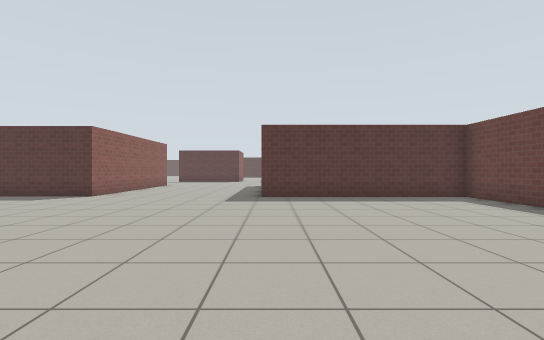
view 1 (above)

21 first-person views from a walk through a Gazebo world. The camera is 0.94 m above the floor, looks level and sees 85° across. The floor is counted in squares, 1 m on a side. Each view is taken from the middle of a square. On the plan, view 1 faces up. The plan holds only what a view shows up to about 11 squares ahead; the rest is blank. The place goes on beyond the plan. Gazebo's built-in surfaces are drawn with simple patterns.

view 2
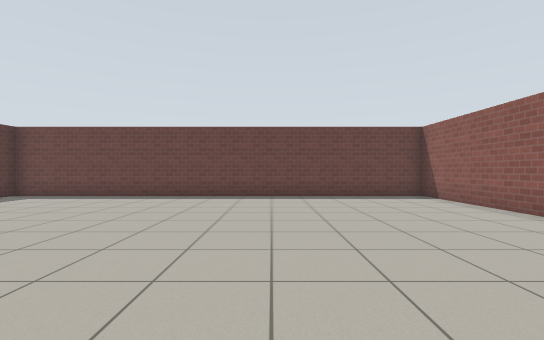

view 3
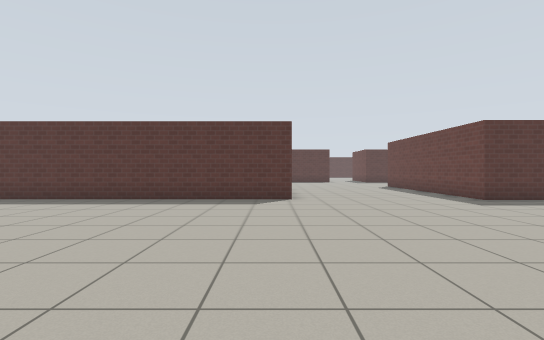

view 4
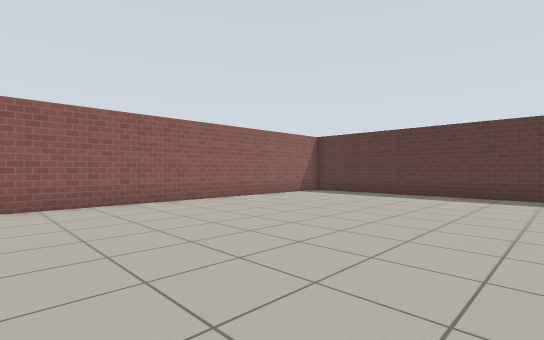

view 5
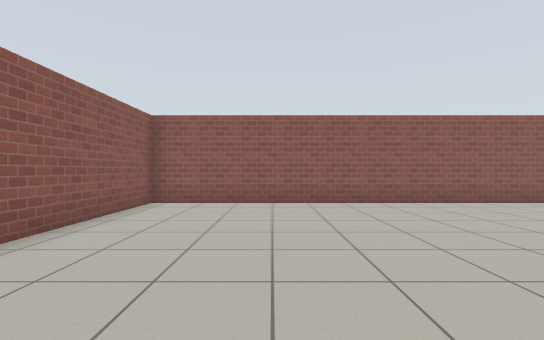

view 6
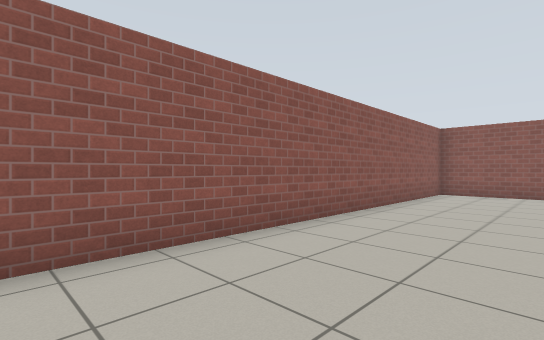

view 7
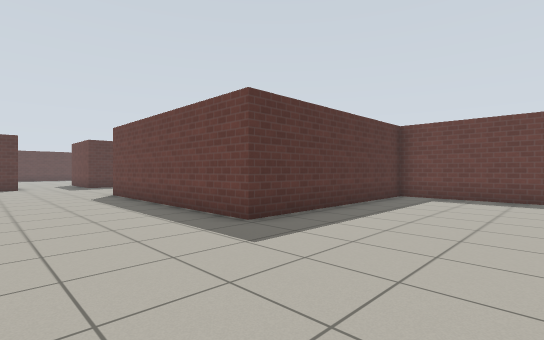

view 8
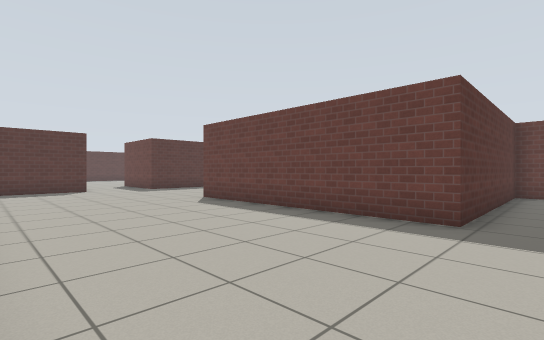

view 9
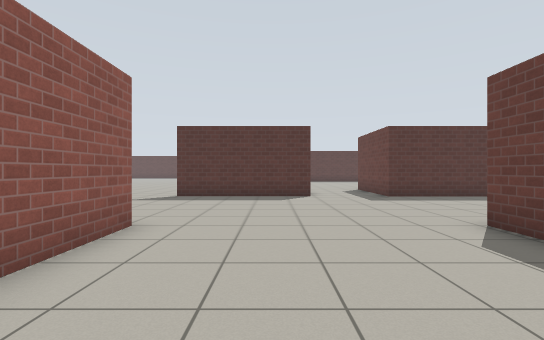

view 10
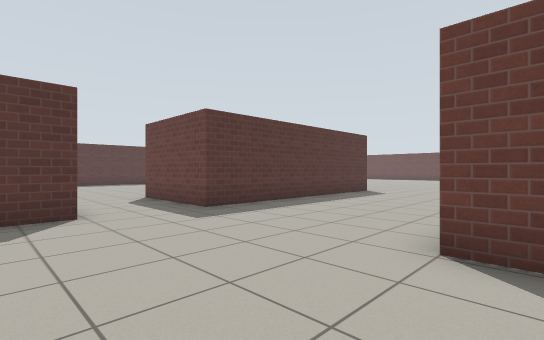

view 11
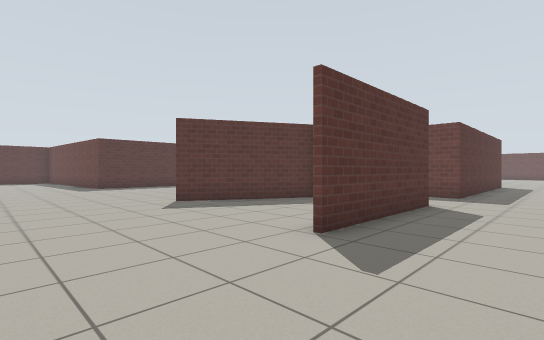

view 12
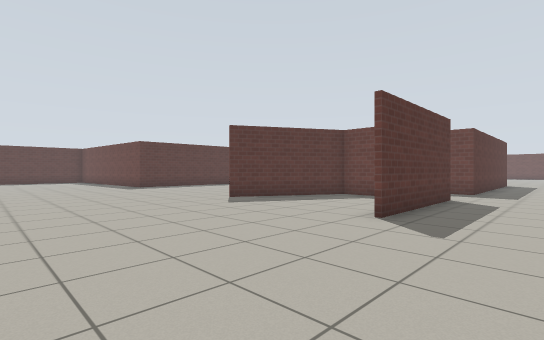

view 13
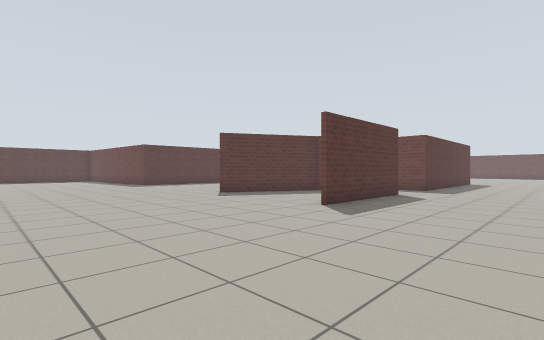

view 14
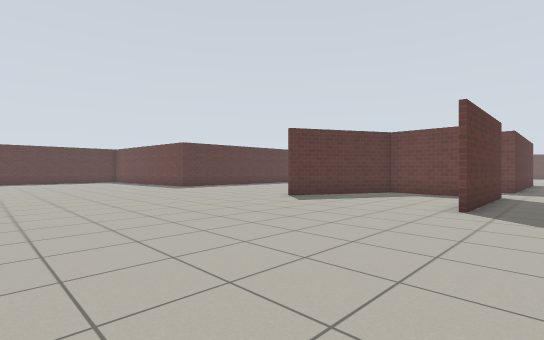

view 15
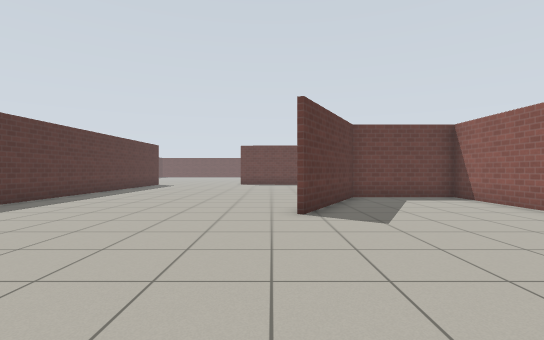

view 16
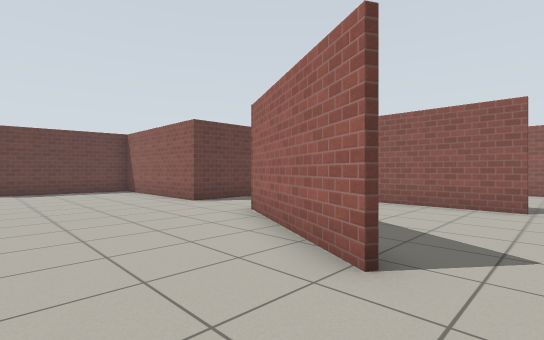

view 17
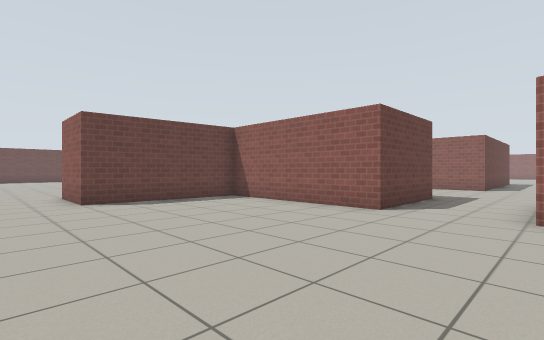

view 18
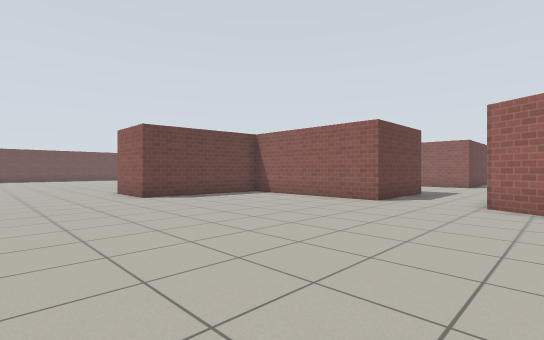

view 19
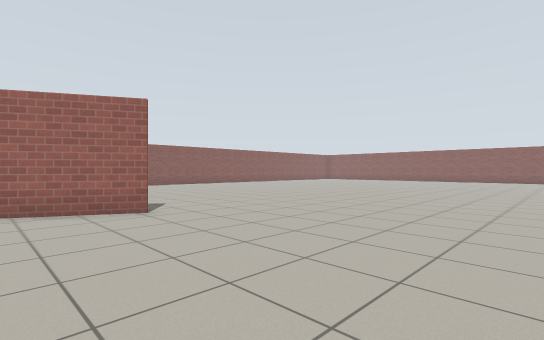

view 20
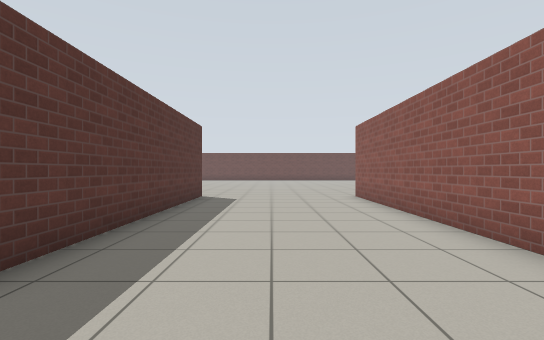

view 21
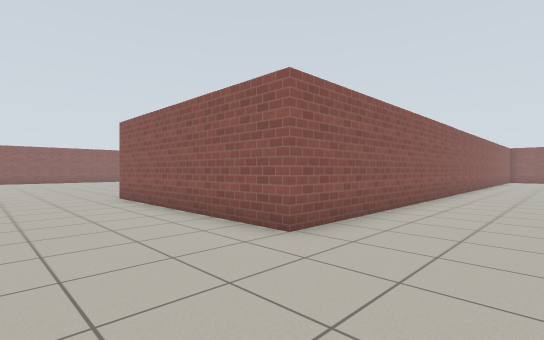

### Floor plan
Points are (right, up) in squares from view 1. A wall is a line through its corners. A room is listed if a view was taken in it or the views show most of it. See-through windows are left out.
Room 1 (views 1, 2, 3, 4, 5, 6, 7, 8, 9, 10, 11, 12, 13, 14, 15, 16, 17, 18, 19, 20, 21)
walls: (1.3, 18) (8.6, 18); (-2.6, 23.5) (-7.4, 23.5); (-7.5, 23.7) (-2.8, 23.7) (-2.8, 27.2) (-6.8, 29.4); (-15.4, 18) (-6.4, 18) (-6.4, 10.5) (-15.8, 10.5); (-6.7, 29.5) (-2.6, 27.3); (8.6, 23.5) (0.1, 23.5) (0.1, 27.3) (5.7, 27.3) (6.1, 32) (8.6, 32); (-16.5, 6.7) (-16.5, -4.4) (-4.1, -4.4); (1.9, -4.4) (6.7, -4.4) (6.7, 10.3) (-0.4, 10.3) (-0.4, 18.1)

Where each view was taken, in squares from view 1:
view 1: 0 up, 0 right, facing up
view 2: 1 up, 4 left, facing right
view 3: 1 up, 7 left, facing up
view 4: 1 down, 8 left, facing up-left
view 5: 1 down, 8 left, facing left
view 6: 1 down, 4 left, facing down-left
view 7: 6 up, 4 left, facing up-right
view 8: 9 up, 6 left, facing up-right
view 9: 13 up, 4 left, facing up
view 10: 17 up, 4 left, facing up-right
view 11: 21 up, 11 left, facing up-right
view 12: 21 up, 13 left, facing up-right
view 13: 19 up, 14 left, facing up-right
view 14: 22 up, 15 left, facing up-right
view 15: 30 up, 13 left, facing right
view 16: 32 up, 8 left, facing down-right
view 17: 34 up, 3 left, facing down-right
view 18: 36 up, 4 left, facing down-right
view 19: 36 up, 4 left, facing down-left
view 20: 21 up, 2 left, facing right
view 21: 21 up, 3 left, facing down-left
